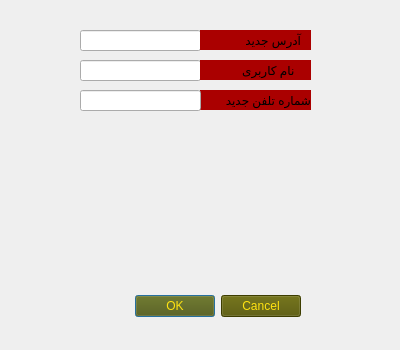
<?xml version="1.0" encoding="UTF-8"?>
<ui version="4.0">
 <class>chenge_info_client</class>
 <widget class="QDialog" name="chenge_info_client">
  <property name="geometry">
   <rect>
    <x>0</x>
    <y>0</y>
    <width>400</width>
    <height>350</height>
   </rect>
  </property>
  <property name="minimumSize">
   <size>
    <width>400</width>
    <height>350</height>
   </size>
  </property>
  <property name="maximumSize">
   <size>
    <width>400</width>
    <height>350</height>
   </size>
  </property>
  <property name="windowTitle">
   <string>Dialog</string>
  </property>
  <property name="styleSheet">
   <string notr="true">background-image: url(:/photos/chenge_client.png);</string>
  </property>
  <widget class="QDialogButtonBox" name="buttonBox">
   <property name="geometry">
    <rect>
     <x>-40</x>
     <y>290</y>
     <width>341</width>
     <height>32</height>
    </rect>
   </property>
   <property name="styleSheet">
    <string notr="true">background-image: url();
background-color: rgb(85, 85, 0);
color: rgb(255, 227, 17);</string>
   </property>
   <property name="orientation">
    <enum>Qt::Horizontal</enum>
   </property>
   <property name="standardButtons">
    <set>QDialogButtonBox::Cancel|QDialogButtonBox::Ok</set>
   </property>
  </widget>
  <widget class="QLineEdit" name="lineEdit">
   <property name="geometry">
    <rect>
     <x>80</x>
     <y>60</y>
     <width>121</width>
     <height>21</height>
    </rect>
   </property>
   <property name="styleSheet">
    <string notr="true">background-image: url();
</string>
   </property>
  </widget>
  <widget class="QLabel" name="label">
   <property name="geometry">
    <rect>
     <x>200</x>
     <y>60</y>
     <width>111</width>
     <height>20</height>
    </rect>
   </property>
   <property name="styleSheet">
    <string notr="true">background-image: url();
background-color: rgb(170, 0, 0);
color: rgb(0, 0, 0);</string>
   </property>
   <property name="text">
    <string>     نام کاربری</string>
   </property>
  </widget>
  <widget class="QLineEdit" name="lineEdit_2">
   <property name="geometry">
    <rect>
     <x>80</x>
     <y>30</y>
     <width>121</width>
     <height>21</height>
    </rect>
   </property>
   <property name="styleSheet">
    <string notr="true">background-image: url();
</string>
   </property>
  </widget>
  <widget class="QLabel" name="label_2">
   <property name="geometry">
    <rect>
     <x>200</x>
     <y>30</y>
     <width>111</width>
     <height>20</height>
    </rect>
   </property>
   <property name="styleSheet">
    <string notr="true">background-image: url();
background-color: rgb(170, 0, 0);
color: rgb(0, 0, 0);</string>
   </property>
   <property name="text">
    <string>   آدرس جدید</string>
   </property>
  </widget>
  <widget class="QLabel" name="label_3">
   <property name="geometry">
    <rect>
     <x>200</x>
     <y>90</y>
     <width>111</width>
     <height>20</height>
    </rect>
   </property>
   <property name="styleSheet">
    <string notr="true">background-image: url();
background-color: rgb(170, 0, 0);
color: rgb(0, 0, 0);</string>
   </property>
   <property name="text">
    <string>شماره تلفن جدید</string>
   </property>
  </widget>
  <widget class="QLineEdit" name="lineEdit_3">
   <property name="geometry">
    <rect>
     <x>80</x>
     <y>90</y>
     <width>121</width>
     <height>21</height>
    </rect>
   </property>
   <property name="styleSheet">
    <string notr="true">background-image: url();
</string>
   </property>
  </widget>
 </widget>
 <resources/>
 <connections>
  <connection>
   <sender>buttonBox</sender>
   <signal>accepted()</signal>
   <receiver>chenge_info_client</receiver>
   <slot>accept()</slot>
   <hints>
    <hint type="sourcelabel">
     <x>248</x>
     <y>254</y>
    </hint>
    <hint type="destinationlabel">
     <x>157</x>
     <y>274</y>
    </hint>
   </hints>
  </connection>
  <connection>
   <sender>buttonBox</sender>
   <signal>rejected()</signal>
   <receiver>chenge_info_client</receiver>
   <slot>reject()</slot>
   <hints>
    <hint type="sourcelabel">
     <x>316</x>
     <y>260</y>
    </hint>
    <hint type="destinationlabel">
     <x>286</x>
     <y>274</y>
    </hint>
   </hints>
  </connection>
 </connections>
</ui>
